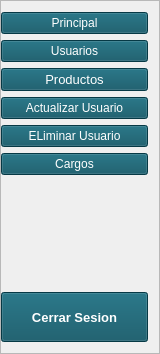
         <widget class="QFrame" name="aside">
          <property name="minimumSize">
           <size>
            <width>160</width>
            <height>0</height>
           </size>
          </property>
          <property name="maximumSize">
           <size>
            <width>160</width>
            <height>16777215</height>
           </size>
          </property>
          <property name="font">
           <font>
            <pointsize>10</pointsize>
            <weight>50</weight>
            <bold>false</bold>
           </font>
          </property>
          <property name="styleSheet">
           <string notr="true">QPushButton
{
color: rgb(255, 255, 255);
background-color: rgb(8, 80, 97);
}
QPushButton::hover
{
color: rgb(255, 255, 255);
	background-color: rgb(45, 131, 118);
}</string>
          </property>
          <property name="frameShape">
           <enum>QFrame::StyledPanel</enum>
          </property>
          <property name="frameShadow">
           <enum>QFrame::Raised</enum>
          </property>
          <layout class="QVBoxLayout" name="verticalLayout_2">
           <property name="leftMargin">
            <number>0</number>
           </property>
           <item>
            <widget class="QPushButton" name="btnMain">
             <property name="font">
              <font>
               <pointsize>9</pointsize>
               <weight>50</weight>
               <bold>false</bold>
              </font>
             </property>
             <property name="styleSheet">
              <string notr="true"/>
             </property>
             <property name="text">
              <string>Principal</string>
             </property>
            </widget>
           </item>
           <item>
            <widget class="QPushButton" name="btnUsuarioPage">
             <property name="font">
              <font>
               <pointsize>9</pointsize>
               <weight>50</weight>
               <bold>false</bold>
              </font>
             </property>
             <property name="styleSheet">
              <string notr="true"/>
             </property>
             <property name="text">
              <string>Usuarios</string>
             </property>
            </widget>
           </item>
           <item>
            <widget class="QPushButton" name="btnProductoPage">
             <property name="font">
              <font>
               <pointsize>10</pointsize>
              </font>
             </property>
             <property name="styleSheet">
              <string notr="true"/>
             </property>
             <property name="text">
              <string>Productos</string>
             </property>
            </widget>
           </item>
           <item>
            <widget class="QPushButton" name="btnActualizar">
             <property name="font">
              <font>
               <pointsize>9</pointsize>
              </font>
             </property>
             <property name="styleSheet">
              <string notr="true"/>
             </property>
             <property name="text">
              <string>Actualizar Usuario</string>
             </property>
            </widget>
           </item>
           <item>
            <widget class="QPushButton" name="btnEliminar">
             <property name="font">
              <font>
               <pointsize>9</pointsize>
              </font>
             </property>
             <property name="styleSheet">
              <string notr="true"/>
             </property>
             <property name="text">
              <string>ELiminar Usuario</string>
             </property>
            </widget>
           </item>
           <item>
            <widget class="QPushButton" name="btnXa">
             <property name="font">
              <font>
               <pointsize>9</pointsize>
              </font>
             </property>
             <property name="styleSheet">
              <string notr="true"/>
             </property>
             <property name="text">
              <string>Cargos</string>
             </property>
            </widget>
           </item>
           <item>
            <spacer name="verticalSpacer">
             <property name="orientation">
              <enum>Qt::Vertical</enum>
             </property>
             <property name="sizeHint" stdset="0">
              <size>
               <width>20</width>
               <height>111</height>
              </size>
             </property>
            </spacer>
           </item>
           <item>
            <widget class="QPushButton" name="btnXCerrar">
             <property name="minimumSize">
              <size>
               <width>0</width>
               <height>50</height>
              </size>
             </property>
             <property name="font">
              <font>
               <pointsize>10</pointsize>
               <weight>75</weight>
               <bold>true</bold>
              </font>
             </property>
             <property name="styleSheet">
              <string notr="true"/>
             </property>
             <property name="text">
              <string>Cerrar Sesion</string>
             </property>
            </widget>
           </item>
          </layout>
         </widget>
